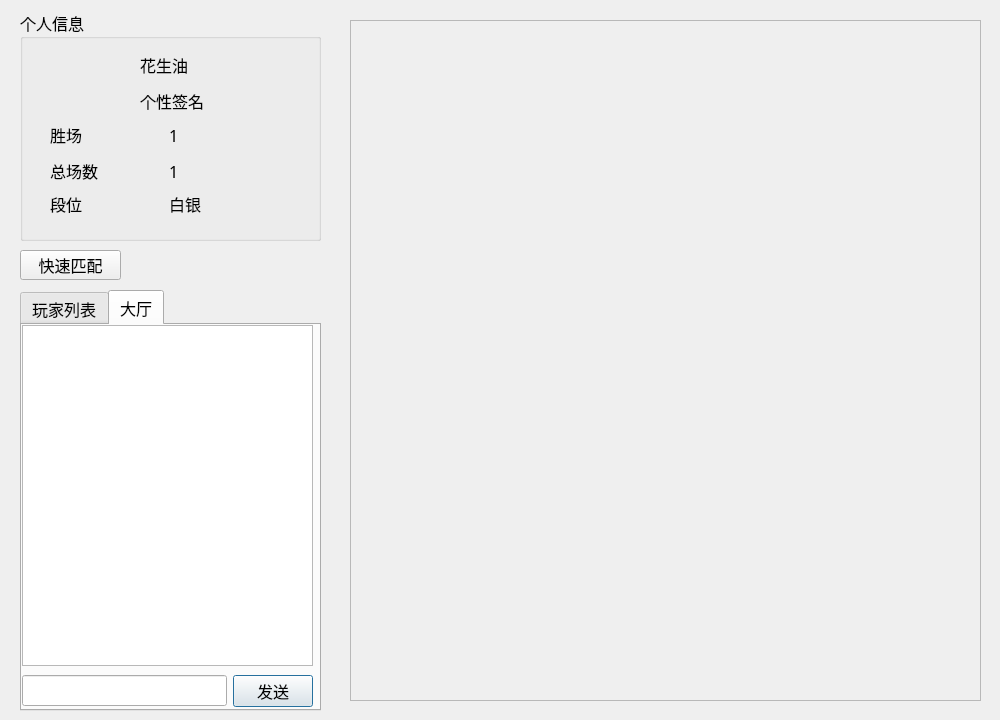
<?xml version="1.0" encoding="UTF-8"?>
<ui version="4.0">
 <class>FiveInLineZone</class>
 <widget class="QDialog" name="FiveInLineZone">
  <property name="geometry">
   <rect>
    <x>0</x>
    <y>0</y>
    <width>1000</width>
    <height>720</height>
   </rect>
  </property>
  <property name="minimumSize">
   <size>
    <width>1000</width>
    <height>720</height>
   </size>
  </property>
  <property name="maximumSize">
   <size>
    <width>1000</width>
    <height>720</height>
   </size>
  </property>
  <property name="font">
   <font>
    <family>微软雅黑</family>
    <pointsize>12</pointsize>
   </font>
  </property>
  <property name="windowTitle">
   <string>Dialog</string>
  </property>
  <widget class="QGroupBox" name="groupBox">
   <property name="geometry">
    <rect>
     <x>20</x>
     <y>10</y>
     <width>301</width>
     <height>231</height>
    </rect>
   </property>
   <property name="title">
    <string>个人信息</string>
   </property>
   <widget class="QLabel" name="lb_icon">
    <property name="geometry">
     <rect>
      <x>30</x>
      <y>40</y>
      <width>51</width>
      <height>61</height>
     </rect>
    </property>
    <property name="text">
     <string/>
    </property>
    <property name="pixmap">
     <pixmap resource="resource.qrc">:/face/btn_avatar_a0.png</pixmap>
    </property>
   </widget>
   <widget class="QWidget" name="layoutWidget">
    <property name="geometry">
     <rect>
      <x>30</x>
      <y>110</y>
      <width>231</width>
      <height>96</height>
     </rect>
    </property>
    <layout class="QGridLayout" name="gridLayout">
     <item row="1" column="0">
      <widget class="QLabel" name="lb_sum">
       <property name="minimumSize">
        <size>
         <width>0</width>
         <height>30</height>
        </size>
       </property>
       <property name="maximumSize">
        <size>
         <width>16777215</width>
         <height>30</height>
        </size>
       </property>
       <property name="text">
        <string>总场数</string>
       </property>
      </widget>
     </item>
     <item row="0" column="0">
      <widget class="QLabel" name="lb_win">
       <property name="minimumSize">
        <size>
         <width>0</width>
         <height>30</height>
        </size>
       </property>
       <property name="maximumSize">
        <size>
         <width>16777215</width>
         <height>30</height>
        </size>
       </property>
       <property name="text">
        <string>胜场</string>
       </property>
      </widget>
     </item>
     <item row="1" column="1">
      <widget class="QLabel" name="lb_sun_count">
       <property name="minimumSize">
        <size>
         <width>0</width>
         <height>30</height>
        </size>
       </property>
       <property name="maximumSize">
        <size>
         <width>16777215</width>
         <height>30</height>
        </size>
       </property>
       <property name="text">
        <string>1</string>
       </property>
      </widget>
     </item>
     <item row="0" column="1">
      <widget class="QLabel" name="lb_win_count">
       <property name="minimumSize">
        <size>
         <width>0</width>
         <height>30</height>
        </size>
       </property>
       <property name="maximumSize">
        <size>
         <width>16777215</width>
         <height>30</height>
        </size>
       </property>
       <property name="text">
        <string>1</string>
       </property>
      </widget>
     </item>
     <item row="2" column="0">
      <widget class="QLabel" name="lb_level_left">
       <property name="text">
        <string>段位</string>
       </property>
      </widget>
     </item>
     <item row="2" column="1">
      <widget class="QLabel" name="lb_level">
       <property name="text">
        <string>白银</string>
       </property>
      </widget>
     </item>
    </layout>
   </widget>
   <widget class="QWidget" name="layoutWidget">
    <property name="geometry">
     <rect>
      <x>120</x>
      <y>40</y>
      <width>101</width>
      <height>68</height>
     </rect>
    </property>
    <layout class="QVBoxLayout" name="verticalLayout">
     <item>
      <widget class="QLabel" name="lb_name">
       <property name="minimumSize">
        <size>
         <width>0</width>
         <height>30</height>
        </size>
       </property>
       <property name="maximumSize">
        <size>
         <width>16777215</width>
         <height>30</height>
        </size>
       </property>
       <property name="text">
        <string>花生油</string>
       </property>
      </widget>
     </item>
     <item>
      <widget class="QLabel" name="lb_mark">
       <property name="minimumSize">
        <size>
         <width>0</width>
         <height>30</height>
        </size>
       </property>
       <property name="maximumSize">
        <size>
         <width>16777215</width>
         <height>30</height>
        </size>
       </property>
       <property name="text">
        <string>个性签名</string>
       </property>
      </widget>
     </item>
    </layout>
   </widget>
  </widget>
  <widget class="QTabWidget" name="tw_page">
   <property name="geometry">
    <rect>
     <x>20</x>
     <y>290</y>
     <width>301</width>
     <height>421</height>
    </rect>
   </property>
   <property name="currentIndex">
    <number>1</number>
   </property>
   <widget class="QWidget" name="tab_playerList">
    <attribute name="title">
     <string>玩家列表</string>
    </attribute>
   </widget>
   <widget class="QWidget" name="tab_hallChat">
    <attribute name="title">
     <string>大厅</string>
    </attribute>
    <widget class="QTextBrowser" name="tb_chatShow">
     <property name="geometry">
      <rect>
       <x>0</x>
       <y>0</y>
       <width>291</width>
       <height>341</height>
      </rect>
     </property>
    </widget>
    <widget class="QWidget" name="layoutWidget">
     <property name="geometry">
      <rect>
       <x>0</x>
       <y>350</y>
       <width>291</width>
       <height>32</height>
      </rect>
     </property>
     <layout class="QHBoxLayout" name="horizontalLayout">
      <item>
       <widget class="QLineEdit" name="le_chat"/>
      </item>
      <item>
       <widget class="QPushButton" name="pb_send">
        <property name="text">
         <string>发送</string>
        </property>
       </widget>
      </item>
     </layout>
    </widget>
   </widget>
  </widget>
  <widget class="QWidget" name="wdg_roomList" native="true">
   <property name="geometry">
    <rect>
     <x>340</x>
     <y>10</y>
     <width>651</width>
     <height>701</height>
    </rect>
   </property>
   <widget class="QScrollArea" name="scrollArea">
    <property name="geometry">
     <rect>
      <x>10</x>
      <y>10</y>
      <width>631</width>
      <height>681</height>
     </rect>
    </property>
    <property name="widgetResizable">
     <bool>true</bool>
    </property>
    <widget class="QWidget" name="wdg_roomGrid">
     <property name="geometry">
      <rect>
       <x>0</x>
       <y>0</y>
       <width>629</width>
       <height>679</height>
      </rect>
     </property>
    </widget>
   </widget>
  </widget>
  <widget class="QPushButton" name="pb_quickStart">
   <property name="geometry">
    <rect>
     <x>20</x>
     <y>250</y>
     <width>101</width>
     <height>30</height>
    </rect>
   </property>
   <property name="text">
    <string>快速匹配</string>
   </property>
  </widget>
 </widget>
 <resources>
  <include location="resource.qrc"/>
 </resources>
 <connections/>
</ui>
